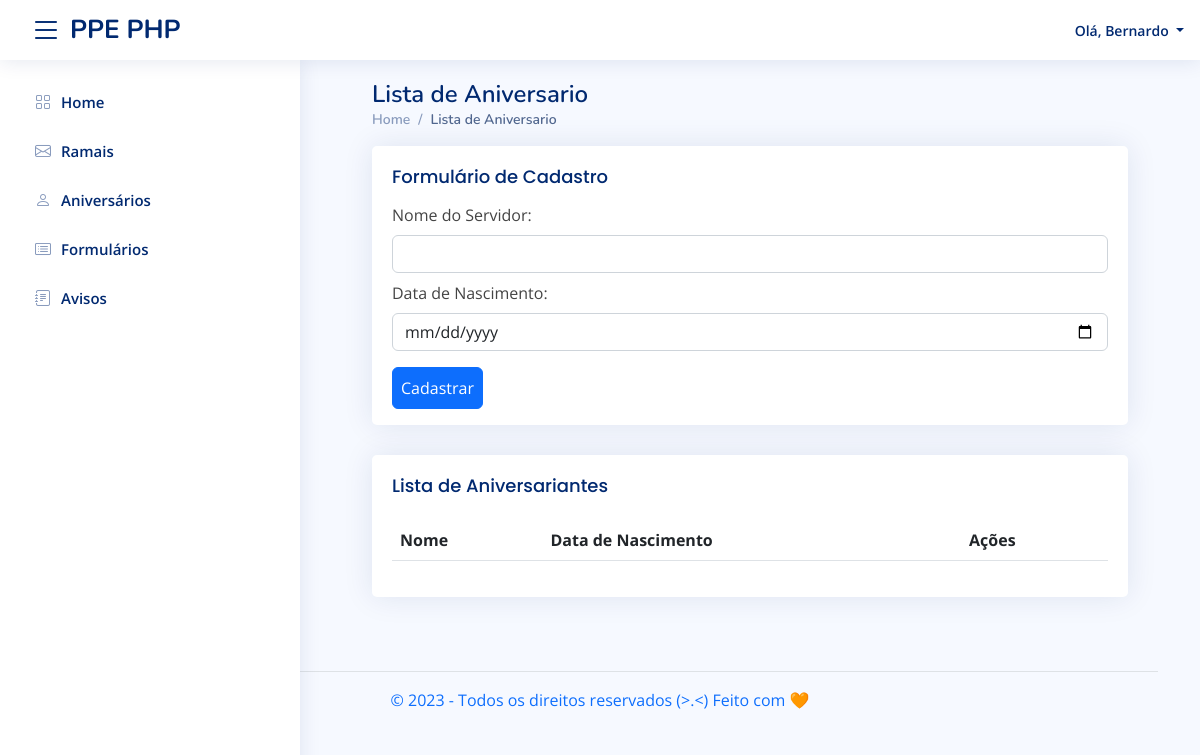
The app's page /view/pages/admin/index.php?pag=aniversario (signed in), older data.
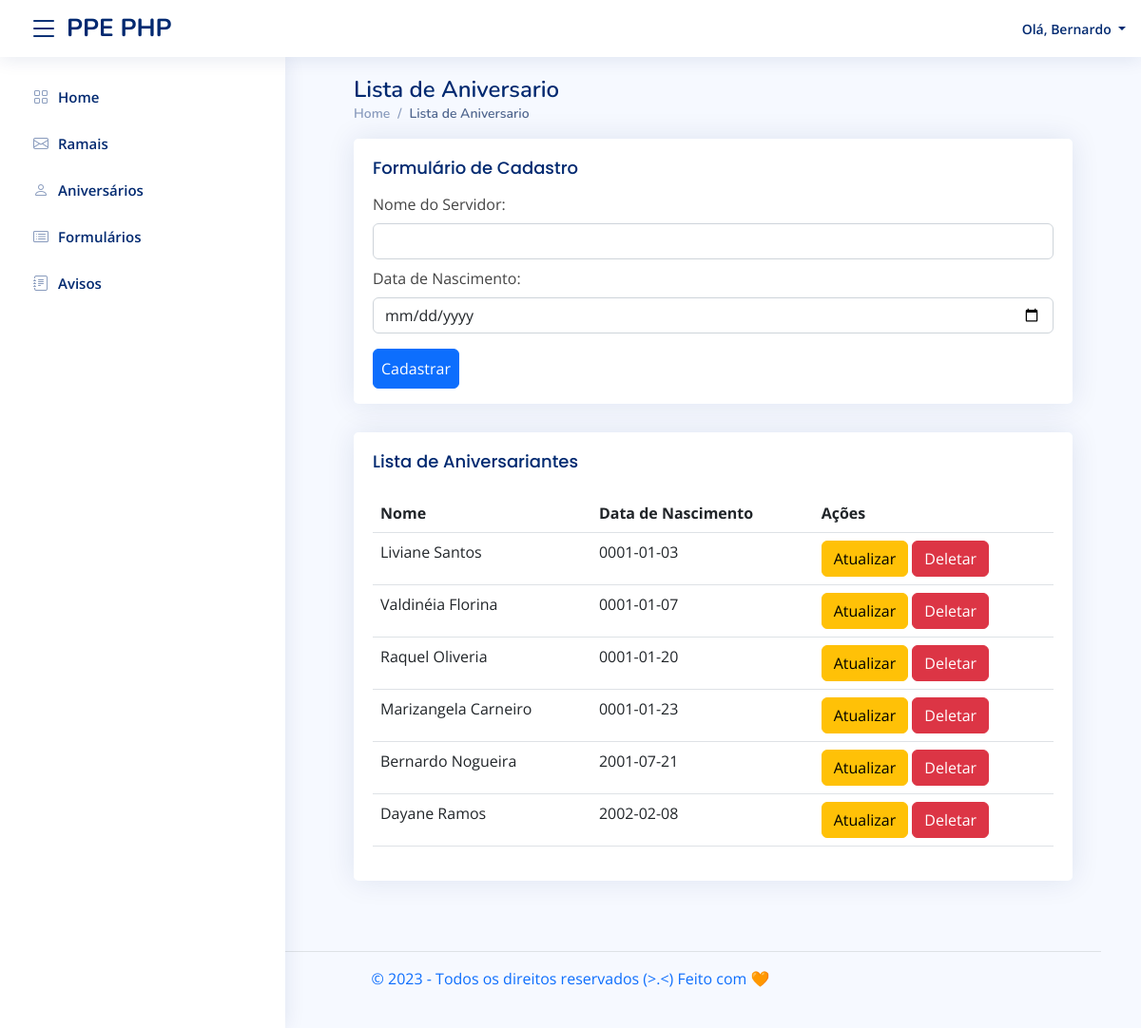
The same page, newer data.
### tables this page shows
CREATE TABLE `aniversariantes` (
  `id` int(11) NOT NULL,
  `nome` varchar(55) NOT NULL,
  `data_nascimento` date NOT NULL
);

### view/pages/admin/aniversario/listar.php (the view)
<?php
require_once('../../../int/conexao.php');
$sql = "SELECT id, nome, data_nascimento FROM aniversariantes ORDER BY data_nascimento";
$stmt = $pdo->prepare($sql);
$stmt->execute();
$registros = $stmt->fetchAll();
?>
<div class="card">
    <div class="card-body">
        <h5 class="card-title">
            Lista de Aniversariantes
        </h5>
        <table class="table table-hover">
            <thead>
                <tr>
                    <th scope="col">
                        Nome
                    </th>
                    <th scope="col">
                        Data de Nascimento
                    </th>
                    <th scope="col">
                        Ações
                    </th>
                </tr>
            </thead>
            <tbody>
                <?php foreach ($registros as $registro) { ?>
                    <tr>
                        <td>
                            <?php echo $registro['nome']; ?>
                        </td>
                        <td>
                            <?php echo $registro['data_nascimento']; ?>
                        </td>
                        <td>
                            <a href="aniversario/atualizar.php?id=<?php echo $registro['id']; ?>" class="btn btn-warning">
                                Atualizar
                            </a>
                            <a href="aniversario/deletar.php?id=<?php echo $registro['id']; ?>" class="btn btn-danger">
                                Deletar
                            </a>
                        </td>
                    </tr>
                <?php } ?>
            </tbody>
        </table>
    </div>
</div>

Row changes from the older to the newer data that the page shows:
added aniversariantes: nome "Liviane Santos", data_nascimento "0001-01-03"
added aniversariantes: nome "Valdinéia Florina", data_nascimento "0001-01-07"
added aniversariantes: nome "Raquel Oliveria", data_nascimento "0001-01-20"
added aniversariantes: nome "Marizangela Carneiro", data_nascimento "0001-01-23"
added aniversariantes: nome "Bernardo Nogueira", data_nascimento "2001-07-21"
added aniversariantes: nome "Dayane Ramos", data_nascimento "2002-02-08"
